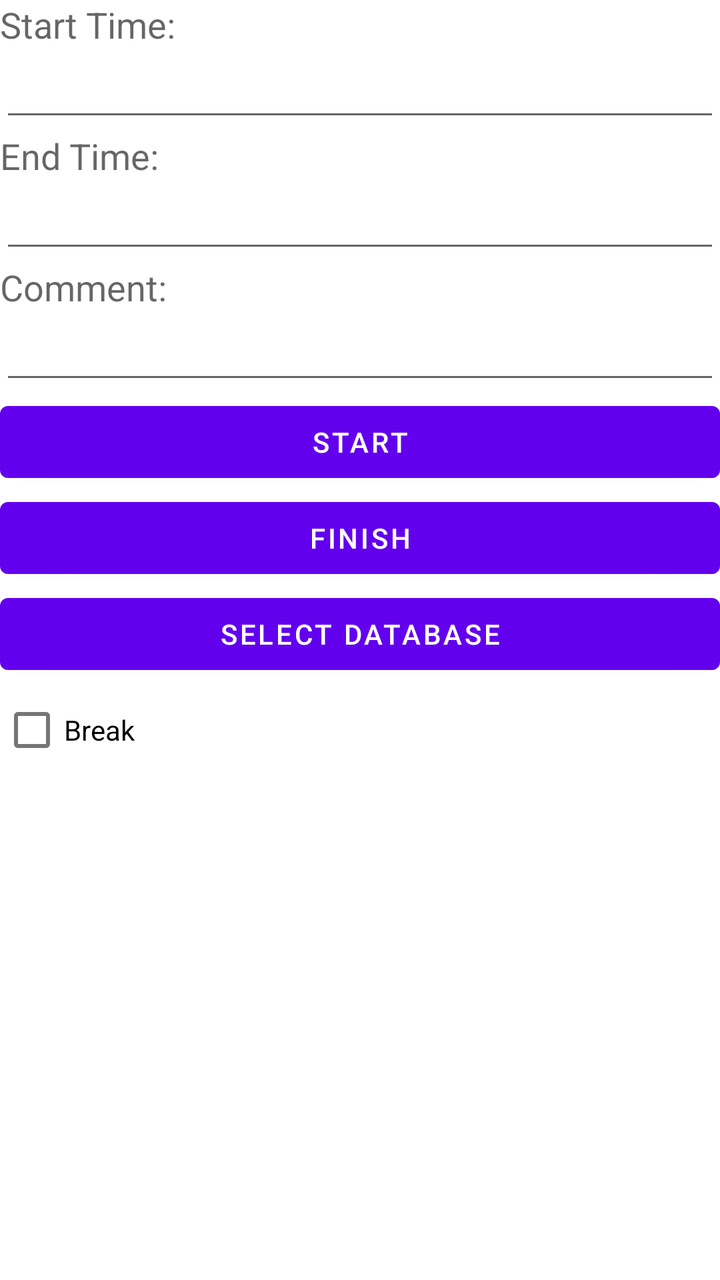
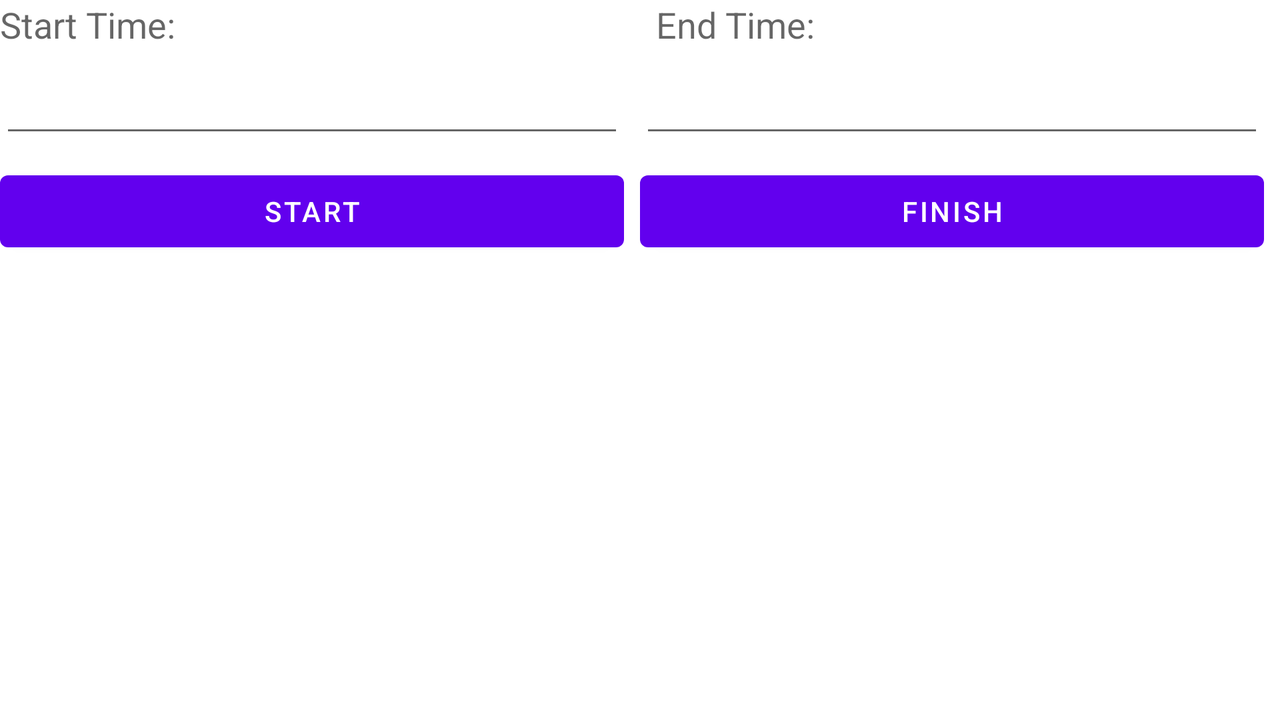

One screen, two layout resources from the same app: the default and the repository's alternative for another configuration. Each is rendered where Android would select it; the XML of both is given below.
<!-- AndroidManifest.xml: application theme Theme.Zeiterfassung -->
<!-- res/layout/activity_main.xml -->
<?xml version="1.0" encoding="utf-8"?>
<LinearLayout xmlns:android="http://schemas.android.com/apk/res/android"
    xmlns:app="http://schemas.android.com/apk/res-auto"
    xmlns:tools="http://schemas.android.com/tools"
    android:id="@+id/linearLayout"
    android:layout_width="match_parent"
    android:layout_height="match_parent"
    android:orientation="vertical"
    android:paddingStart="@dimen/ActivityHPadding"
    android:paddingTop="@dimen/ActivityVPadding"
    android:paddingEnd="@dimen/ActivityHPadding"
    android:paddingBottom="@dimen/ActivityVPadding"
    tools:context=".MainActivity">

    <TextView
        android:id="@+id/textView"
        android:layout_width="match_parent"
        android:layout_height="wrap_content"
        android:text="@string/LabelStartTime"
        android:textAppearance="@style/TextAppearance.AppCompat.Medium" />

    <EditText
        android:id="@+id/edtText_StartTime"
        android:layout_width="match_parent"
        android:layout_height="wrap_content"
        android:ems="10"
        android:inputType="date" />

    <TextView
        android:id="@+id/textView2"
        android:layout_width="match_parent"
        android:layout_height="wrap_content"
        android:text="@string/LabelEndTime"
        android:textAppearance="@style/TextAppearance.AppCompat.Medium" />

    <EditText
        android:id="@+id/edtText_EndTime"
        android:layout_width="match_parent"
        android:layout_height="wrap_content"
        android:ems="10"
        android:inputType="date" />

    <TextView
        android:id="@+id/textView3"
        android:layout_width="match_parent"
        android:layout_height="wrap_content"
        android:text="@string/LabelComment"
        android:textAppearance="@style/TextAppearance.AppCompat.Medium" />

    <EditText
        android:id="@+id/edtText_Comment"
        android:layout_width="match_parent"
        android:layout_height="wrap_content"
        android:ems="10"
        android:inputType="text" />

    <Button
        android:id="@+id/btn_StartCommand"
        android:layout_width="match_parent"
        android:layout_height="wrap_content"
        android:text="@string/ButtonStart" />

    <Button
        android:id="@+id/btn_EndCommand"
        android:layout_width="match_parent"
        android:layout_height="wrap_content"
        android:text="@string/ButtonEnd" />

    <Button
        android:id="@+id/btn_select_db"
        android:layout_width="match_parent"
        android:layout_height="wrap_content"
        android:onClick="openDatabase"
        android:text="@string/ButtonSelectDB" />

    <CheckBox
        android:id="@+id/chkBox_Pause"
        android:layout_width="match_parent"
        android:layout_height="wrap_content"
        android:text="@string/checkBoxPause" />

</LinearLayout>
<!-- resources referenced by this layout -->
<resources>
  <string name="ButtonEnd">Finish</string>
  <string name="ButtonSelectDB">Select Database</string>
  <string name="ButtonStart">Start</string>
  <string name="LabelComment">Comment:</string>
  <string name="LabelEndTime">End Time:</string>
  <string name="LabelStartTime">Start Time:</string>
  <string name="checkBoxPause">Break</string>
  <style name="Theme.Zeiterfassung" parent="Theme.MaterialComponents.DayNight.DarkActionBar">
          
          <item name="colorPrimary">@color/purple_500</item>
          <item name="colorPrimaryVariant">@color/purple_700</item>
          <item name="colorOnPrimary">@color/white</item>
          
          <item name="colorSecondary">@color/teal_200</item>
          <item name="colorSecondaryVariant">@color/teal_700</item>
          <item name="colorOnSecondary">@color/black</item>
          
          <item name="android:statusBarColor">?attr/colorPrimaryVariant</item>
          
      </style>
</resources>
<!-- res/layout-land/activity_main.xml (the repository's variant of the layout above) -->
<!-- drawn on the phone turned sideways -->
<?xml version="1.0" encoding="utf-8"?>
<androidx.constraintlayout.widget.ConstraintLayout xmlns:android="http://schemas.android.com/apk/res/android"
    xmlns:app="http://schemas.android.com/apk/res-auto"
    xmlns:tools="http://schemas.android.com/tools"
    android:layout_width="match_parent"
    android:layout_height="match_parent"
    android:paddingStart="@dimen/ActivityHPadding"
    android:paddingTop="@dimen/ActivityVPadding"
    android:paddingEnd="@dimen/ActivityHPadding"
    android:paddingBottom="@dimen/ActivityVPadding">

    <androidx.constraintlayout.widget.Guideline
        android:id="@+id/CenterHelper"
        android:layout_width="wrap_content"
        android:layout_height="wrap_content"
        android:orientation="vertical"
        app:layout_constraintGuide_percent="0.5" />

    <TextView
        android:id="@+id/textView"
        android:layout_width="0dp"
        android:layout_height="wrap_content"
        android:layout_marginEnd="8dp"
        android:text="@string/LabelStartTime"
        android:textAppearance="@style/TextAppearance.AppCompat.Medium"
        app:layout_constraintEnd_toStartOf="@+id/CenterHelper"
        app:layout_constraintStart_toStartOf="parent"
        app:layout_constraintTop_toTopOf="parent" />

    <TextView
        android:id="@+id/textView2"
        android:layout_width="0dp"
        android:layout_height="wrap_content"
        android:layout_marginStart="8dp"
        android:text="@string/LabelEndTime"
        android:textAppearance="@style/TextAppearance.AppCompat.Medium"
        app:layout_constraintStart_toEndOf="@+id/CenterHelper"
        app:layout_constraintEnd_toEndOf="parent"
        app:layout_constraintTop_toTopOf="parent" />

    <EditText
        android:id="@+id/edtText_StartTime"
        android:layout_width="0dp"
        android:layout_height="wrap_content"
        android:layout_marginTop="8dp"
        android:layout_marginEnd="8dp"
        android:ems="10"
        android:inputType="date"
        app:layout_constraintEnd_toStartOf="@+id/CenterHelper"
        app:layout_constraintStart_toStartOf="parent"
        app:layout_constraintTop_toBottomOf="@+id/textView"/>

    <EditText
        android:id="@+id/edtText_EndTime"
        android:layout_width="0dp"
        android:layout_height="wrap_content"
        android:layout_marginTop="8dp"
        android:layout_marginEnd="8dp"
        android:ems="10"
        android:inputType="date"
        app:layout_constraintEnd_toEndOf="parent"
        app:layout_constraintStart_toStartOf="@+id/CenterHelper"
        app:layout_constraintTop_toBottomOf="@+id/textView2"/>

    <Button
        android:id="@+id/btn_StartCommand"
        android:layout_width="0dp"
        android:layout_height="wrap_content"
        android:layout_marginTop="8dp"
        android:layout_marginEnd="8dp"
        android:text="@string/ButtonStart"
        app:layout_constraintEnd_toStartOf="@+id/CenterHelper"
        app:layout_constraintStart_toStartOf="parent"
        app:layout_constraintTop_toBottomOf="@+id/edtText_StartTime" />

    <Button
        android:id="@+id/btn_EndCommand"
        android:layout_width="0dp"
        android:layout_height="wrap_content"
        android:layout_marginTop="8dp"
        android:layout_marginEnd="8dp"
        android:text="@string/ButtonEnd"
        app:layout_constraintEnd_toEndOf="parent"
        app:layout_constraintStart_toStartOf="@+id/CenterHelper"
        app:layout_constraintTop_toBottomOf="@id/edtText_EndTime" />

</androidx.constraintlayout.widget.ConstraintLayout>
<!-- resources referenced by the variant -->
<!-- as the phone turned sideways resolves them -->
<resources>
  <string name="ButtonEnd">Finish</string>
  <string name="ButtonStart">Start</string>
  <string name="LabelEndTime">End Time:</string>
  <string name="LabelStartTime">Start Time:</string>
  <style name="Theme.Zeiterfassung" parent="Theme.MaterialComponents.DayNight.DarkActionBar">
          
          <item name="colorPrimary">@color/purple_500</item>
          <item name="colorPrimaryVariant">@color/purple_700</item>
          <item name="colorOnPrimary">@color/white</item>
          
          <item name="colorSecondary">@color/teal_200</item>
          <item name="colorSecondaryVariant">@color/teal_700</item>
          <item name="colorOnSecondary">@color/black</item>
          
          <item name="android:statusBarColor">?attr/colorPrimaryVariant</item>
          
      </style>
</resources>
